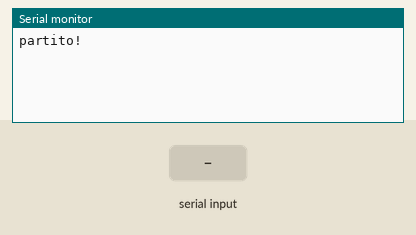
This sketch was run on a simulated Arduino Uno, built with avr-gcc and run on an emulated ATmega328P. Parts: the last lines printed to the serial monitor. The inputs (shaded band) are chosen by the test bench.

Above: at 3.2 s.
3.3 s: "p" received over Serial
At 4.3 s:
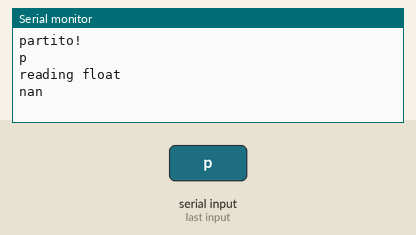
4.8 s: "1" received over Serial
At 5.4 s:
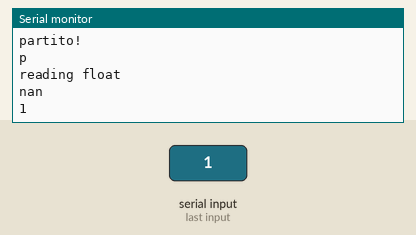

The sketch:

invioSeriale.pde
```cpp
void setup(){
  Serial.begin(57600);
  delay(2000);
  Serial.println( "partito!" );
}

union u_tag {
    byte b[4];
    float fval;
} u;

void loop(){
  //delay(1000);
  int a = Serial.read();

  if (a!=-1)
    Serial.println( a, BYTE );

  if (a=='p'){
    Serial.println("reading float");
    for (int i=0;i<4;i++){
      u.b[i]=Serial.read();
    }
    Serial.println( u.fval );
  }
  /*
  u.fval=10;
  for (int i=0;i<4;i++){
    Serial.print(u.b[i], BIN);
    Serial.print(" ");
  }
  Serial.println("end");
  /*
  if (Serial.available()>4){
    Serial.print( "dispo:");
    Serial.println( Serial.available() );
    int a = Serial.read();

    Serial.println( a, BYTE );

    for (int i=0;i<4;i++){
      u.b[i]=Serial.read();
    }
    Serial.println( u.fval );

  }
  */
}
```

Measured:
- after the input at 3.3 s, the serial monitor: prints a new line at once (image 1)
- after the input at 4.8 s, the serial monitor: prints a new line at once (image 2)
